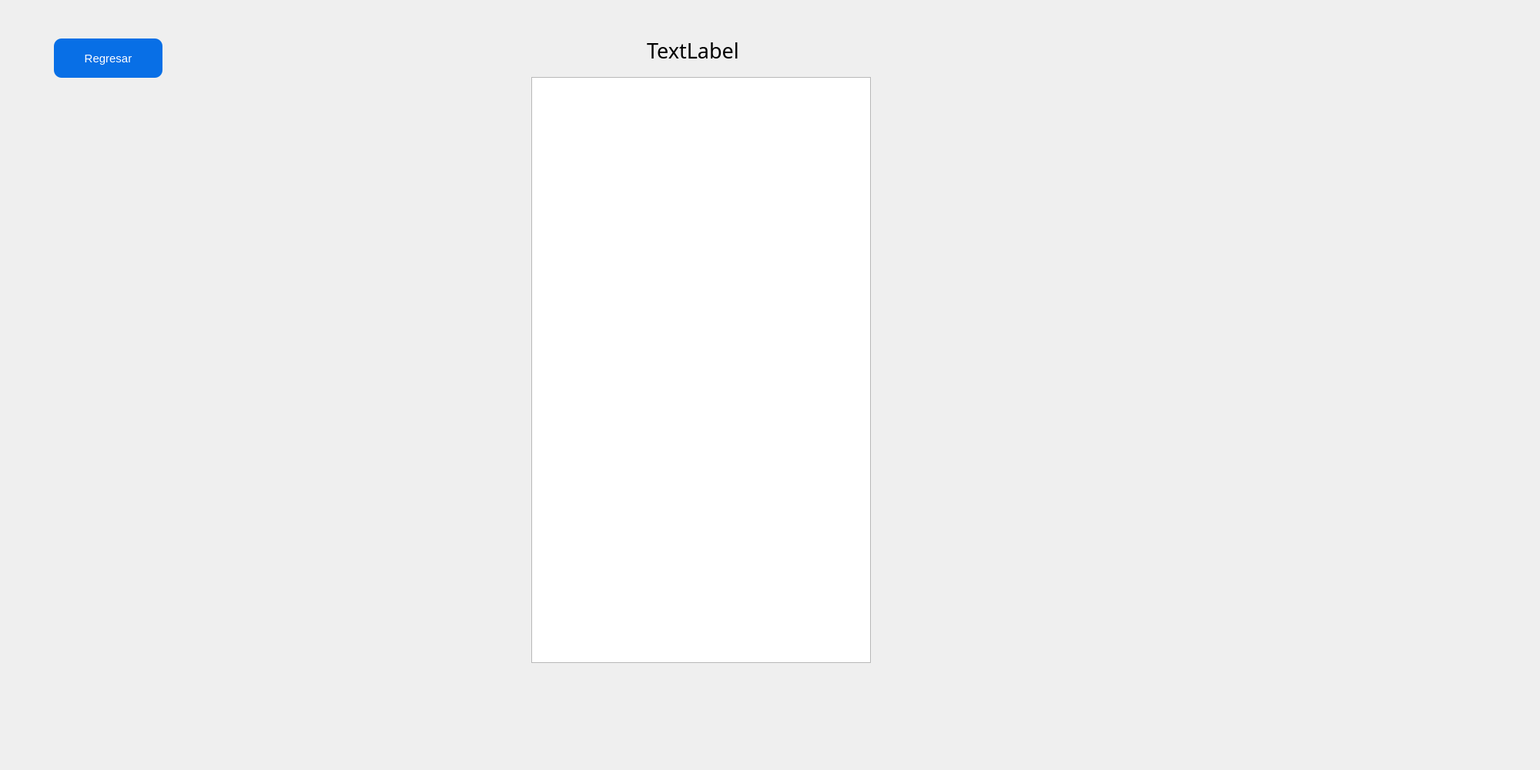
<?xml version="1.0" encoding="UTF-8"?>
<ui version="4.0">
 <class>Seguidores</class>
 <widget class="QWidget" name="Seguidores">
  <property name="geometry">
   <rect>
    <x>0</x>
    <y>0</y>
    <width>2000</width>
    <height>1000</height>
   </rect>
  </property>
  <property name="windowTitle">
   <string>Form</string>
  </property>
  <widget class="QLabel" name="label">
   <property name="geometry">
    <rect>
     <x>840</x>
     <y>40</y>
     <width>211</width>
     <height>51</height>
    </rect>
   </property>
   <property name="font">
    <font>
     <family>Montserrat</family>
     <pointsize>20</pointsize>
    </font>
   </property>
   <property name="text">
    <string>TextLabel</string>
   </property>
  </widget>
  <widget class="QPushButton" name="bt_Regresar">
   <property name="geometry">
    <rect>
     <x>70</x>
     <y>50</y>
     <width>141</width>
     <height>51</height>
    </rect>
   </property>
   <property name="font">
    <font>
     <pointsize>11</pointsize>
    </font>
   </property>
   <property name="styleSheet">
    <string notr="true">QPushButton{
background-color: #086FE6;
color: white;
border-radius: 10px;
}</string>
   </property>
   <property name="text">
    <string>Regresar</string>
   </property>
  </widget>
  <widget class="QTableWidget" name="tableWidget">
   <property name="geometry">
    <rect>
     <x>690</x>
     <y>100</y>
     <width>441</width>
     <height>761</height>
    </rect>
   </property>
  </widget>
 </widget>
 <resources/>
 <connections/>
</ui>
